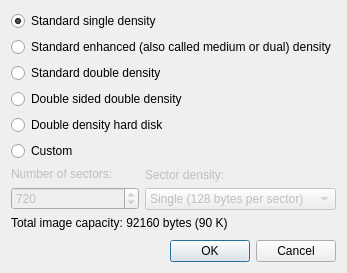
<?xml version="1.0" encoding="UTF-8"?>
<ui version="4.0">
 <class>CreateImageDialog</class>
 <widget class="QDialog" name="CreateImageDialog">
  <property name="windowModality">
   <enum>Qt::ApplicationModal</enum>
  </property>
  <property name="geometry">
   <rect>
    <x>0</x>
    <y>0</y>
    <width>310</width>
    <height>259</height>
   </rect>
  </property>
  <property name="sizePolicy">
   <sizepolicy hsizetype="Fixed" vsizetype="Fixed">
    <horstretch>0</horstretch>
    <verstretch>0</verstretch>
   </sizepolicy>
  </property>
  <property name="windowTitle">
   <string>Create a disk image</string>
  </property>
  <property name="locale">
   <locale language="English" country="UnitedStates"/>
  </property>
  <layout class="QVBoxLayout" name="verticalLayout">
   <property name="spacing">
    <number>10</number>
   </property>
   <property name="sizeConstraint">
    <enum>QLayout::SetFixedSize</enum>
   </property>
   <item>
    <widget class="QWidget" name="widget" native="true">
     <layout class="QVBoxLayout" name="verticalLayout_5">
      <property name="leftMargin">
       <number>0</number>
      </property>
      <property name="topMargin">
       <number>0</number>
      </property>
      <property name="rightMargin">
       <number>0</number>
      </property>
      <property name="bottomMargin">
       <number>0</number>
      </property>
      <item>
       <widget class="QRadioButton" name="stdSingleButton">
        <property name="text">
         <string>Standard single density</string>
        </property>
        <property name="checked">
         <bool>true</bool>
        </property>
       </widget>
      </item>
      <item>
       <widget class="QRadioButton" name="stdEnhancedButton">
        <property name="text">
         <string>Standard enhanced (also called medium or dual) density</string>
        </property>
       </widget>
      </item>
      <item>
       <widget class="QRadioButton" name="stdDoubleButton">
        <property name="text">
         <string>Standard double density</string>
        </property>
       </widget>
      </item>
      <item>
       <widget class="QRadioButton" name="doubleDoubleButton">
        <property name="text">
         <string>Double sided double density</string>
        </property>
       </widget>
      </item>
      <item>
       <widget class="QRadioButton" name="harddiskButton">
        <property name="text">
         <string>Double density hard disk</string>
        </property>
       </widget>
      </item>
      <item>
       <widget class="QRadioButton" name="customButton">
        <property name="text">
         <string>Custom</string>
        </property>
       </widget>
      </item>
      <item>
       <widget class="QWidget" name="geometryWidget" native="true">
        <property name="enabled">
         <bool>false</bool>
        </property>
        <layout class="QHBoxLayout" name="horizontalLayout_2">
         <property name="leftMargin">
          <number>0</number>
         </property>
         <property name="topMargin">
          <number>0</number>
         </property>
         <property name="rightMargin">
          <number>0</number>
         </property>
         <property name="bottomMargin">
          <number>0</number>
         </property>
         <item>
          <layout class="QVBoxLayout" name="verticalLayout_6">
           <item>
            <widget class="QLabel" name="label_4">
             <property name="text">
              <string>Number of sectors:</string>
             </property>
            </widget>
           </item>
           <item>
            <widget class="QSpinBox" name="sectorsSpin">
             <property name="minimum">
              <number>1</number>
             </property>
             <property name="maximum">
              <number>65535</number>
             </property>
             <property name="value">
              <number>720</number>
             </property>
            </widget>
           </item>
          </layout>
         </item>
         <item>
          <layout class="QVBoxLayout" name="verticalLayout_7">
           <item>
            <widget class="QLabel" name="label_5">
             <property name="text">
              <string>Sector density:</string>
             </property>
            </widget>
           </item>
           <item>
            <widget class="QComboBox" name="densityCombo">
             <item>
              <property name="text">
               <string>Single (128 bytes per sector)</string>
              </property>
             </item>
             <item>
              <property name="text">
               <string>Double (256 bytes per sector)</string>
              </property>
             </item>
             <item>
              <property name="text">
               <string>512 bytes per sector</string>
              </property>
             </item>
             <item>
              <property name="text">
               <string>8192 bytes per sector</string>
              </property>
             </item>
            </widget>
           </item>
          </layout>
         </item>
        </layout>
       </widget>
      </item>
      <item>
       <widget class="QLabel" name="capacityLabel">
        <property name="enabled">
         <bool>true</bool>
        </property>
        <property name="text">
         <string>Total image capacity: 92160 bytes (90 K)</string>
        </property>
       </widget>
      </item>
     </layout>
    </widget>
   </item>
   <item>
    <widget class="QDialogButtonBox" name="buttonBox">
     <property name="orientation">
      <enum>Qt::Horizontal</enum>
     </property>
     <property name="standardButtons">
      <set>QDialogButtonBox::Cancel|QDialogButtonBox::Ok</set>
     </property>
    </widget>
   </item>
  </layout>
 </widget>
 <resources/>
 <connections>
  <connection>
   <sender>buttonBox</sender>
   <signal>accepted()</signal>
   <receiver>CreateImageDialog</receiver>
   <slot>accept()</slot>
   <hints>
    <hint type="sourcelabel">
     <x>248</x>
     <y>254</y>
    </hint>
    <hint type="destinationlabel">
     <x>157</x>
     <y>274</y>
    </hint>
   </hints>
  </connection>
  <connection>
   <sender>buttonBox</sender>
   <signal>rejected()</signal>
   <receiver>CreateImageDialog</receiver>
   <slot>reject()</slot>
   <hints>
    <hint type="sourcelabel">
     <x>316</x>
     <y>260</y>
    </hint>
    <hint type="destinationlabel">
     <x>286</x>
     <y>274</y>
    </hint>
   </hints>
  </connection>
 </connections>
</ui>
